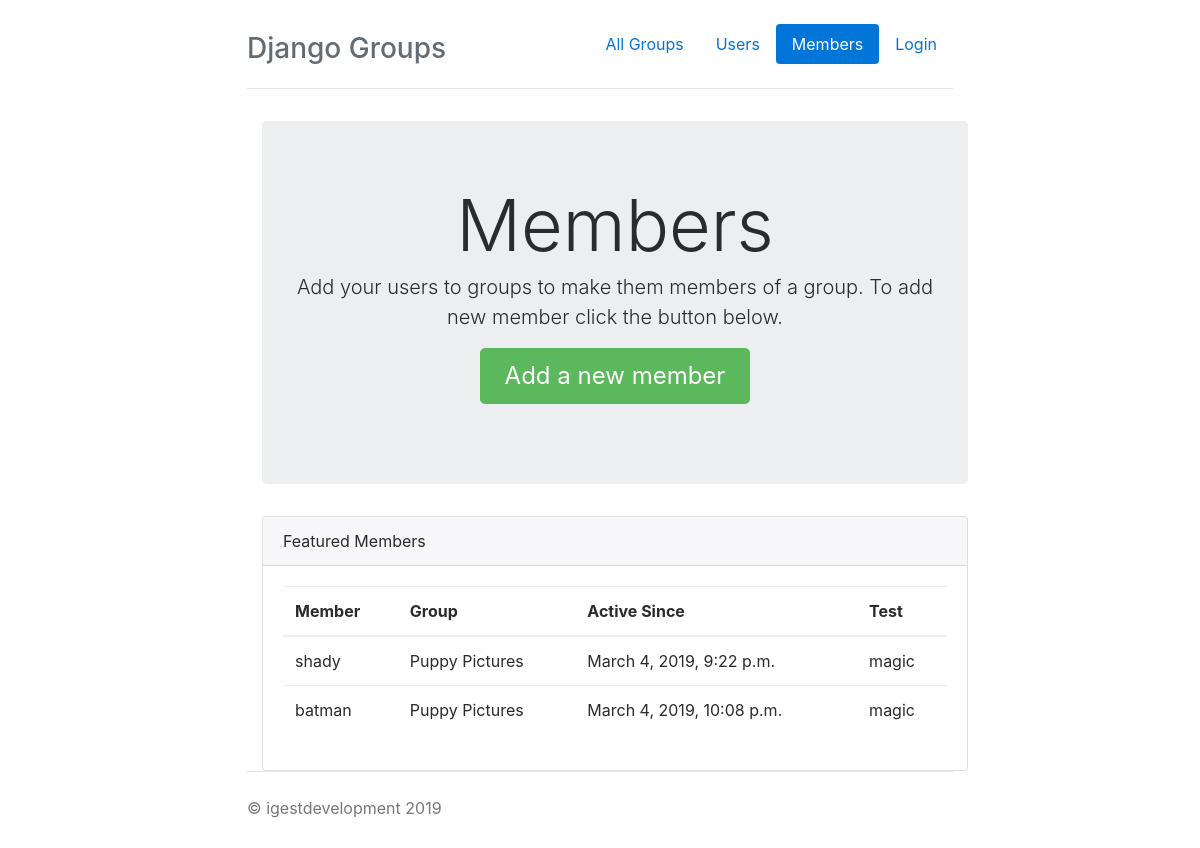
The app's page /groups/members with its own data.
### groups/models.py (models this page shows, shortened)
class Members(models.Model):
    group = models.ForeignKey(Groups, on_delete=models.CASCADE)
    user = models.ForeignKey(User, on_delete=models.CASCADE)
    created_at = models.DateTimeField(auto_now_add=True)
    def magic(self):
        return "magic"

class Groups(models.Model):
    name = models.CharField(max_length=50, blank=True,help_text="Group Name")
    description = models.TextField(help_text="Add a description")
    author = models.TextField(help_text="Choose an Author")
    status = models.CharField(max_length=64)
    created_at = models.DateTimeField(auto_now_add=True)
    def __str__(self):
        return self.name

### groups/views.py (the view)
# urls.py: path('members',views.members,name="members"),
def members(request):
    members = Members.objects.all()
    return render(request, 'groups/members.html',{
        "active" : "members",
        'members' : members
    })

### groups/templates/groups/members.html
{% extends "base.html" %}
{% load staticfiles %}
{% block content %}
<div class="jumbotron">
  <h1 class="display-3">Members</h1>
  <p class="lead">Add your users to groups to make them members of a group.
    To add new member click the button below.</p>
  <p><a class="btn btn-lg btn-success" href="create_member" role="button">Add a new member</a></p>
</div>
<div class="card">
    <div class="card-header">
      Featured Members
    </div>
    <div class="card-block">
        <table class="table">
            <thead>
              <tr>
                <th>Member</th>
                <th>Group</th>
                <th>Active Since</th>
                <th>Test</th>
              </tr>
            </thead>
            <tbody>
              {% for m in members %}
              <tr>
                <td>{{ m.user }}</td>
                <td>{{m.group }}</td>
                <td>{{ m.created_at }}</td>
                <td>{{ m.magic }}</td>
              </tr>
              {% endfor %}
            </tbody>
          </table>
    </div>
  </div>
{% endblock %}

### groups/static/groups/narrow-jumbotron.css (style rules this page uses)
body { padding-top: 1.5rem; padding-bottom: 1.5rem; }
.jumbotron { text-align: center; border-bottom: .05rem solid #e5e5e5; }
.jumbotron .btn { padding: .75rem 1.5rem; font-size: 1.5rem; }
@media screen and (min-width: 48em) { .jumbotron { border-bottom: 0; } }

### records on screen
Members: user "shady", group "Puppy Pictures", created_at "March 4, 2019, 9:22 p.m.", magic "magic"
Members: user "batman", group "Puppy Pictures", created_at "March 4, 2019, 10:08 p.m.", magic "magic"
